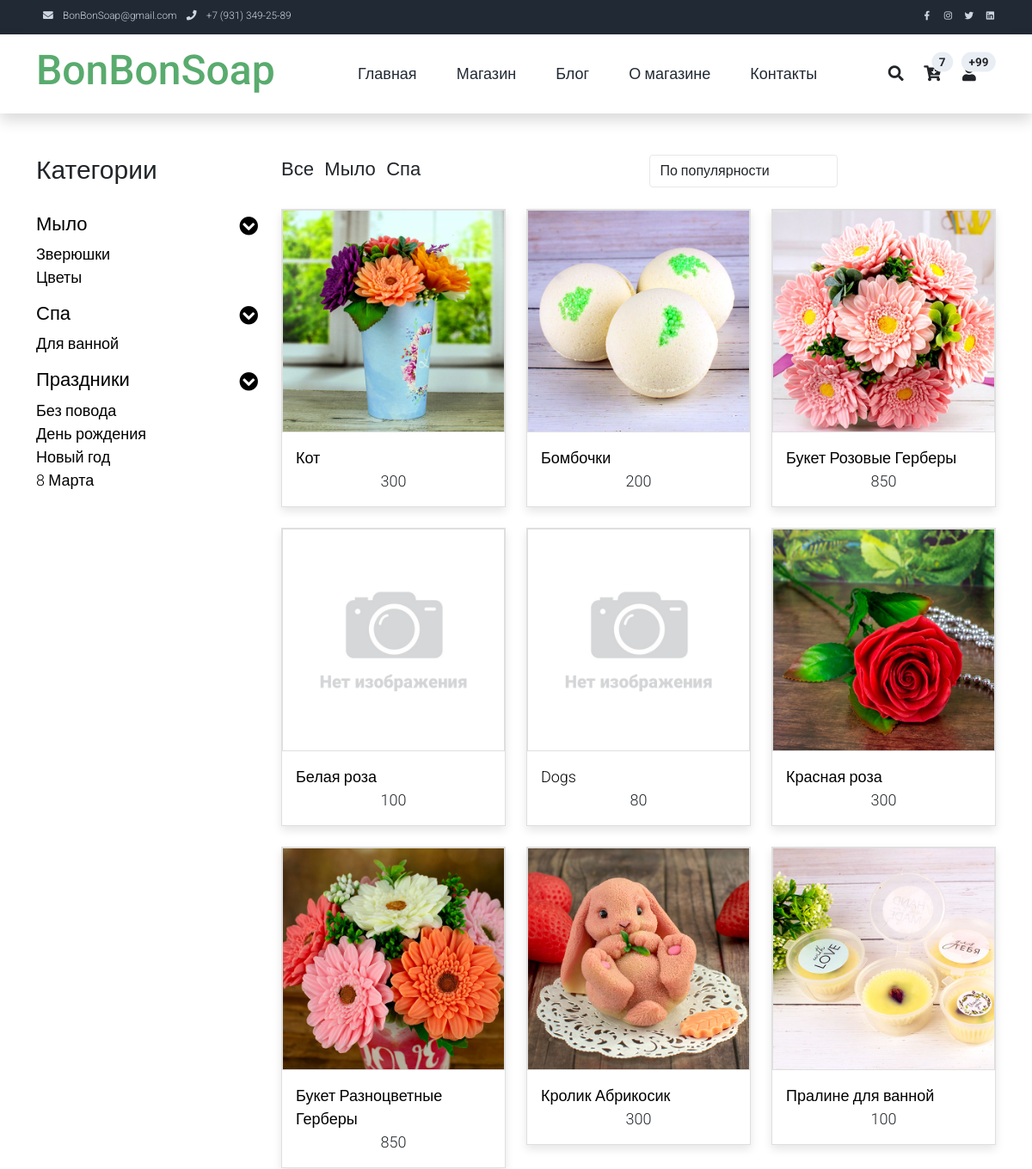
Page /shop/ (upper part) on the earlier database version.
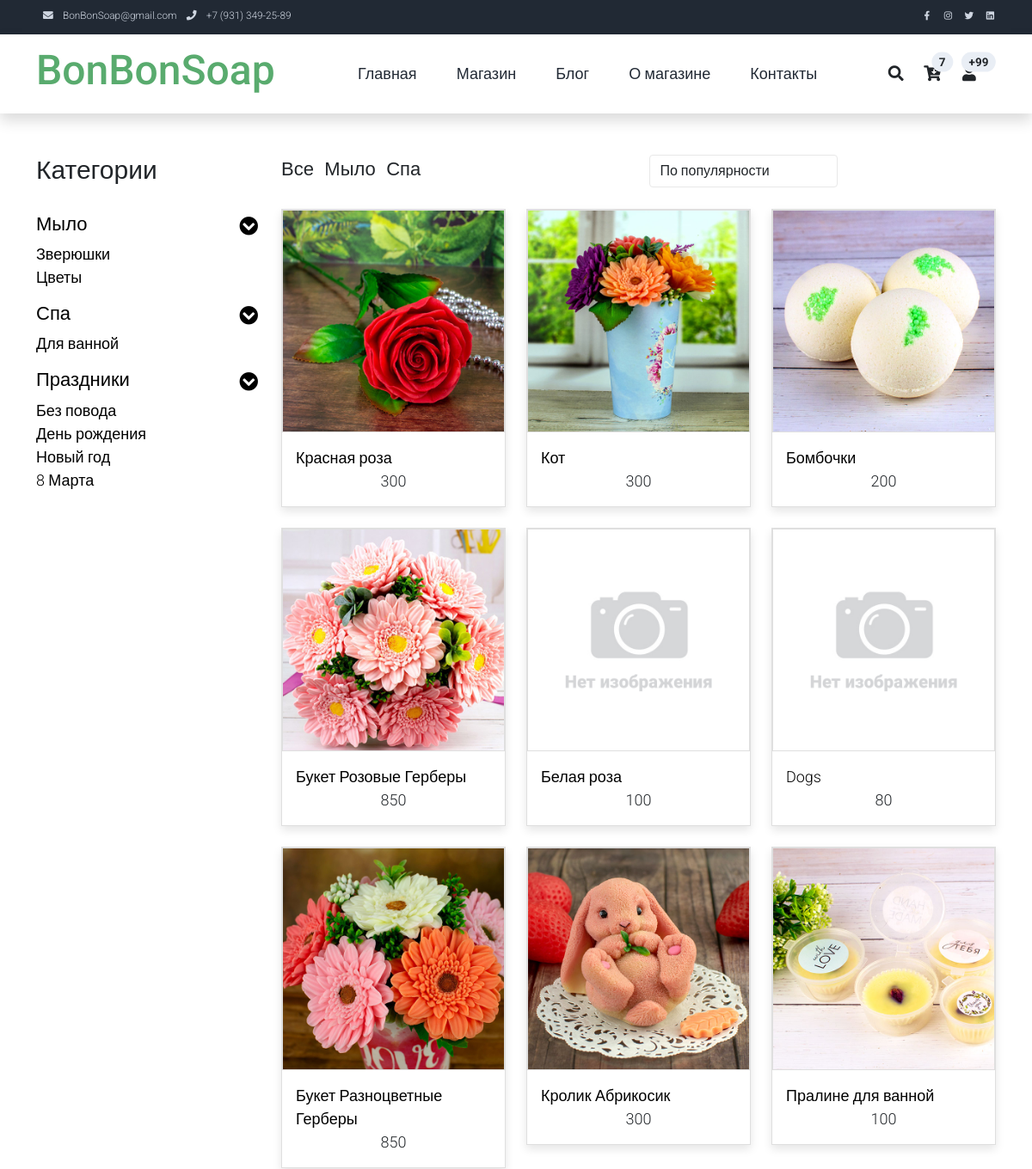
Same page on the later database version.
### product/models.py (models this page shows, shortened)
class Department(models.Model):
    name = models.CharField(max_length=64, blank=False, unique=True)  # Название раздела
    alias = models.CharField(max_length=64, blank=False, unique=True, default='!!!', verbose_name=u'Псевдоним')  # Псевдоним поля
    def __str__(self):
        return self.name
    class Meta:
        verbose_name = 'Отдел'
        verbose_name_plural = 'Отделы'

class Category(models.Model):
    department = models.ForeignKey(Department, on_delete=models.PROTECT)  # Связь с таблицей Разделов
    name = models.CharField(max_length=64, blank=False, unique=True)  # Название категории
    alias = models.CharField(max_length=64, blank=False, unique=True, default='!!!', verbose_name=u'Псевдоним')  # Псевдоним поля
    def __str__(self):
        return self.name
    class Meta:
        verbose_name = 'Категория'
        verbose_name_plural = 'Категории'

class Holiday(models.Model):
    name = models.CharField(max_length=64, verbose_name=u'Праздник')  # Название категории
    date = models.DateField(default=None, blank=True, null=True, verbose_name=u'Дата')
    alias = models.CharField(max_length=64, blank=False, unique=True, default='!!!', verbose_name=u'Псевдоним')  # Псевдоним поля
    def __str__(self):
        return self.name
    class Meta:
        verbose_name = 'Праздеик'
        verbose_name_plural = 'Праздники'

class Product(models.Model):
    name = models.CharField(max_length=128, verbose_name=u'Название')  # Название товара
    category = models.ForeignKey(Category, on_delete=models.PROTECT,
                                 verbose_name=u'Категория')  # К какой категории относится товар
    alias = models.CharField(max_length=64, blank=False, unique=True, default='!!!', verbose_name=u'Псевдоним')  # Псевдоним поля
    holiday = models.ManyToManyField(Holiday, default='1', blank=False,
                                 verbose_name=u'Праздник')  # К какому празднику подходит товар
    description = models.TextField(blank=True, verbose_name=u'Описание')  # Описание товара
    price = models.IntegerField(default=0, verbose_name=u'Цена')  # Цена за единицу
    quantity = models.IntegerField(default=0, verbose_name=u'Остаток')  # Остаток на складе
    popular = models.IntegerField(default=0, verbose_name=u'Популярность')  # Популярность товара
    discount = models.IntegerField(default=0, verbose_name=u'Скидка')  # Скидка (сумма скидки, не %)
    active = models.BooleanField(default=True, verbose_name=u'Активен')  # Товар Активен
    article = models.CharField(max_length=8,
                               blank=True, default=None,
                               verbose_name=u'Артикль')  # Артикль (получается с применением префикса PRODUCT_PREFIX)
    class Meta:
        verbose_name = 'Товар'
        verbose_name_plural = 'Товары'

### shop/views.py (the view)
# urls.py: path('shop/', shop, name='shop'),  # Магазин без передачи параметров
def shop(request, filter=None):
    select_category = dict()  # Словарь с ключами Отделами и данными - списком категорий для меню выбора (объекты)
    select_holiday = dict()  # Словарь с ключом 'Праздники' и данными - объектами праздников
    for department in Department.objects.all():
        select_category.update({department: Category.objects.filter(department_id=department.id)})
    select_holiday.update({'Праздники': Holiday.objects.order_by("date")})
    if not 'sort' in request.session:
        request.session['sort'] = '-popular'
    sort = request.session['sort']
    if 'sort' in request.POST:
        sort = request.POST['sort']
    request.session['sort'] = sort
    products = []
    if 'search' in request.POST:
        search = request.POST['search']
        if re.search(r"[<>%\$]$", search) == None:
            products = Product.objects.filter(
                Q(article__icontains=search) | Q(name__icontains=search) | Q(description__icontains=search),
                active=True).order_by(sort)
    else:
        if filter != None and re.search(r"[<>%\$]$", filter) == None:
            products = Product.objects.filter(category__department__alias=filter, active=True).order_by(sort)
            if len(products) == 0:
                products = Product.objects.filter(category__alias=filter, active=True).order_by(sort)
            if len(products) == 0:
                products = Product.objects.filter(holiday__alias=filter, active=True).order_by(sort)
        else:
            products = Product.objects.filter(active=True).order_by(sort)
    paginator = Paginator(products, 15)
    page_number = request.GET.get('page')
    products = paginator.get_page(page_number)
    for product in products:
        photo = ProductImage.objects.filter(product_id=product.id, active=True,
                                            main=True)  # Выбираем главную фотографию для товара
        product.photo = settings.NO_PHOTO
        if len(photo):
            product.photo = photo[0].image.url
    return render(request, 'shop.html', locals())

### templates/shop.html (shortened to what this page needs)
{% extends 'base.html' %}
{% load static %}
{% block content %}
    <div class="container py-5">
        <div class="row">
            <div class="col-lg-3">
                <h1 class="h2 pb-4">Категории</h1>
                <ul class="list-unstyled templatemo-accordion">
  {% for department, categoryes in select_category.items %}
                        <li class="pb-3">
                            <a class="collapsed d-flex justify-content-between h3 text-decoration-none" href="#">
                                {{ department }}
                                <i class="fa fa-fw fa-chevron-circle-down mt-1"></i>
                            </a>
                            <ul class="collapse show list-unstyled pl-3">
                                {% for category in categoryes %}
                                    <li><a class="text-decoration-none" href="{% url 'shop' category.alias %}">{{ category }}</a></li>
                                {% endfor %}
                            </ul>
                        </li>
                    {% endfor %}
  {% for name, holidays in select_holiday.items %}
                        <li class="pb-3">
                            <a class="collapsed d-flex justify-content-between h3 text-decoration-none" href="#">
                                {{ name }}
                                <i class="fa fa-fw fa-chevron-circle-down mt-1"></i>
                            </a>
                            <ul class="collapse show list-unstyled pl-3">
                                {% for holiday in holidays %}
                                    <li><a class="text-decoration-none" href="{% url 'shop' holiday.alias %}">{{ holiday }}</a></li>
                                {% endfor %}
                            </ul>
                        </li>
                    {% endfor %}
                </ul>
            </div>
            <div class="col-lg-9">
                <div class="row">
                    <div class="col-md-6">
                        <ul class="list-inline shop-top-menu pb-3 pt-1">
                            <li class="list-inline-item">
                                <a class="h3 text-dark text-decoration-none mr-3" href="{% url 'shop' %}">Все</a>
                            </li>
                            {% for department in select_category.keys %}
                            <li class="list-inline-item">
                                <a class="h3 text-dark text-decoration-none mr-3" href="{% url 'shop' department.alias %}">{{ department }}</a>
                            </li>
                            {% endfor %}
                        </ul>
                    </div>
                    <div class="col-md-6 pb-4">
                        <div class="d-flex">
                            <form method="post" id="sorted" action="{% if filter %} {% url 'shop' filter %} {% else %}{% url 'shop' %}{% endif %}">
                                <select class="form-control" name="sort">
                                    <option {% if sort == "-popular" %} selected {% endif %}
                                    value="-popular">По популярности</option>
                                </select>
                            </form>
                        </div>
                    </div>
                </div>
                <div class="row">
                    {% if product %}
                    {% for product in products %}
                    <div class="col-md-4">
                        <div class="card mb-4 product-wap rounded-0"><div class="card rounded-0">
                                <img class="card-img rounded-0 img-fluid" src="{{ product.photo }}">
                            </div>
                            <div class="card-body">
                                <a href="{% url 'shop-single' product.alias %}" class="h3 text-decoration-none">{{ product.name }}</a>
                                <p class="text-center mb-0">{{ product.price }}</p>
                            </div>
                        </div>
                    </div>
                    {% endfor %}
                    {% else %}
                    Нет товаров для отображения
                    {% endif %}
                </div>
            </div>
        </div>
    </div>
{% endblock content %}

### templates/base.html (shortened to what this page needs)
<!DOCTYPE html>
{% load static %}
<html lang="ru">
<head>
    <link rel="stylesheet" href="{% static 'css/bootstrap.min.css' %}">
    <link rel="stylesheet" href="{% static '/css/templatemo.css' %}">
    <link rel="stylesheet" href="{% static '/css/custom.css' %}">
    <link rel="stylesheet" href="{% static '/css/fontawesome.min.css' %}">
</head>
<body>
    <nav class="navbar navbar-expand-lg bg-dark navbar-light d-none d-lg-block" id="templatemo_nav_top">
        <div class="container text-light">
            <div class="w-100 d-flex justify-content-between">
                <div>
                    <i class="fa fa-envelope mx-2"></i>
                    <a class="navbar-sm-brand text-light text-decoration-none" href="mailto:bonbonsoap@gmail.com">BonBonSoap@gmail.com</a>
                    <i class="fa fa-phone mx-2"></i>
                    <a class="navbar-sm-brand text-light text-decoration-none" href="tel:+79313492589">+7 (931) 349-25-89</a>
                </div>
                <div>
                    <a class="text-light" href="https://fb.com/templatemo" target="_blank" rel="sponsored"><i class="fab fa-facebook-f fa-sm fa-fw me-2"></i></a>
                    <a class="text-light" href="https://www.instagram.com/" target="_blank"><i class="fab fa-instagram fa-sm fa-fw me-2"></i></a>
                    <a class="text-light" href="https://twitter.com/" target="_blank"><i class="fab fa-twitter fa-sm fa-fw me-2"></i></a>
                    <a class="text-light" href="https://www.linkedin.com/" target="_blank"><i class="fab fa-linkedin fa-sm fa-fw"></i></a>
                </div>
            </div>
        </div>
    </nav>
    <nav class="navbar navbar-expand-lg navbar-light shadow">
        <div class="container d-flex justify-content-between align-items-center">
            <a class="navbar-brand text-success logo h1 align-self-center" href="{% url 'index' %}">
                BonBonSoap
            </a>
            <div class="align-self-center collapse navbar-collapse flex-fill  d-lg-flex justify-content-lg-between" id="templatemo_main_nav">
                <div class="flex-fill">
                    <ul class="nav navbar-nav d-flex justify-content-between mx-lg-auto">
                        <li class="nav-item">
                            <a class="nav-link" href="{% url 'index' %}">Главная</a>
                        </li>
                        <li class="nav-item">
                            <a class="nav-link" href="{% url 'shop' %}">Магазин</a>
                        </li>
                        <li class="nav-item">
                            <a class="nav-link" href="{% url 'contact' %}">Блог</a>
                        </li>
                       <li class="nav-item">
                            <a class="nav-link" href="{% url 'about' %}">О магазине</a>
                        </li>
                        <li class="nav-item">
                            <a class="nav-link" href="{% url 'contact' %}">Контакты</a>
                        </li>
                    </ul>
                </div>
                <div class="navbar align-self-center d-flex">
                    <a class="nav-icon d-none d-lg-inline" href="#" data-bs-toggle="modal" data-bs-target="#templatemo_search">
                        <i class="fa fa-fw fa-search text-dark mr-2"></i>
                    </a>
                    <a class="nav-icon position-relative text-decoration-none" href="#">
                        <i class="fa fa-fw fa-cart-arrow-down text-dark mr-1"></i>
                        <span class="position-absolute top-0 left-100 translate-middle badge rounded-pill bg-light text-dark">7</span>
                    </a>
                    <a class="nav-icon position-relative text-decoration-none" href="#">
                        <i class="fa fa-fw fa-user text-dark mr-3"></i>
                        <span class="position-absolute top-0 left-100 translate-middle badge rounded-pill bg-light text-dark">+99</span>
                    </a>
                </div>
            </div>
        </div>
    </nav>
    {% block content %}{% endblock content %}
</body>
</html>

### static/css/templatemo.css (style rules this page uses)
body, ul, li, p, a, label, input, div { font-family: 'Roboto', sans-serif; font-size: 18px !important; font-weight: 300 !important; }
.h1 { font-family: 'Roboto', sans-serif; font-size: 48px !important; font-weight: 200 !important; }
.h2 { font-family: 'Roboto', sans-serif; font-size: 30px !important; font-weight: 300; }
.h3 { font-family: 'Roboto', sans-serif; font-size: 22px !important; }
.logo { font-weight: 500 !important; }
.text-success { color: #59ab6e !important; }
.text-light { color: #cfd6e1 !important; }
.bg-dark { background-color: #212934 !important; }
.bg-light { background-color: #e9eef5 !important; }
#templatemo_nav_top { min-height: 40px; }
#templatemo_nav_top * { font-size: .9em !important; }
#templatemo_main_nav a { color: #212934; }
#templatemo_main_nav .navbar .nav-icon { margin-right: 20px; }
.templatemo-accordion a { color: #000; }
.product-wap { box-shadow: 0px 5px 10px 0px rgba(0, 0, 0, 0.10); }
.card.product-wap a { color: #000; }
.form-control { border: 1px solid #e8e8e8; }
.product-wap .h3, .product-wap li, .product-wap i, .product-wap p { font-size: 12px !important; }
@media (min-width: 768px) { #templatemo_main_nav .navbar-nav { max-width: 450px; } }
@media (min-width: 992px) { #templatemo_main_nav .navbar-nav { max-width: 550px; } }
@media (min-width: 992px) { .product-wap .h3, .product-wap li, .product-wap i, .product-wap p { font-size: 18px !important; } }

Differences in the rows shown:
changed Product "Красная роза": moves up the list
